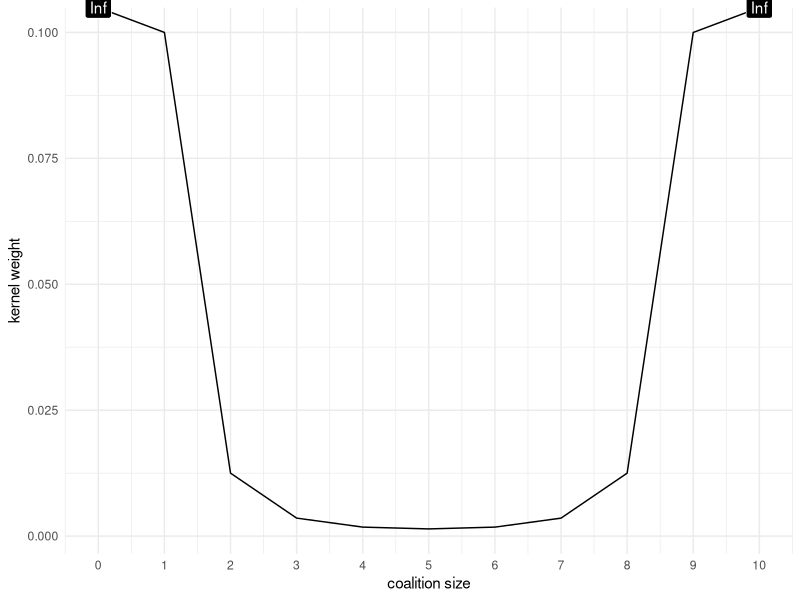
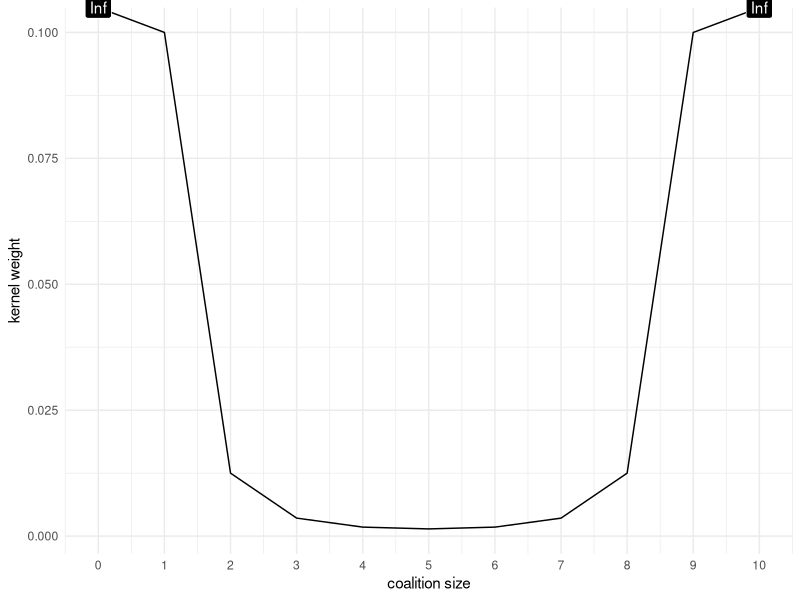

These charts were generated, in order, by the following R code:
# =============================================================================
# Visualize the SHAP kernel by feature and coalition size
# =============================================================================
library("ggplot2")

calc_kernel = function(coal_size, M = 20) {
  (M - 1) / (choose(M, coal_size) * coal_size * (M - coal_size))
}
kernel10_df = data.frame(coalition_size = 0:10, kernel_weight = sapply(0:10, calc_kernel, M = 10), 
                         z = c(Inf, rep(NA, times =9), Inf))

ggplot(kernel10_df) +
  geom_line(aes(x = coalition_size, y = kernel_weight)) +
  scale_x_continuous("coalition size", breaks = 0:(nrow(kernel10_df)-1)) +
  scale_y_continuous("kernel weight") +
  coord_cartesian(clip = "off") +
  theme_minimal() +
  geom_label(aes(x = coalition_size, y = kernel_weight,label=z), fill = "black", colour = "white")
  
ggsave(file = "kernel-weights.pdf", height = 3, width = 4)


